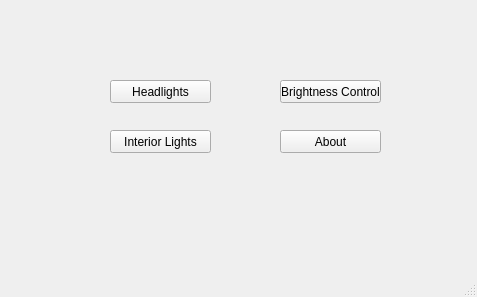
<?xml version="1.0" encoding="UTF-8"?>
<ui version="4.0">
 <class>MainWindow</class>
 <widget class="QMainWindow" name="MainWindow">
  <property name="geometry">
   <rect>
    <x>0</x>
    <y>0</y>
    <width>477</width>
    <height>297</height>
   </rect>
  </property>
  <property name="windowTitle">
   <string>MainWindow</string>
  </property>
  <widget class="QWidget" name="centralwidget">
   <widget class="QPushButton" name="pushButton">
    <property name="geometry">
     <rect>
      <x>110</x>
      <y>80</y>
      <width>101</width>
      <height>23</height>
     </rect>
    </property>
    <property name="styleSheet">
     <string notr="true">alternate-background-color: rgb(255, 251, 130);</string>
    </property>
    <property name="text">
     <string>Headlights</string>
    </property>
   </widget>
   <widget class="QPushButton" name="pushButton_2">
    <property name="geometry">
     <rect>
      <x>280</x>
      <y>80</y>
      <width>101</width>
      <height>23</height>
     </rect>
    </property>
    <property name="text">
     <string>Brightness Control</string>
    </property>
   </widget>
   <widget class="QPushButton" name="pushButton_3">
    <property name="geometry">
     <rect>
      <x>110</x>
      <y>130</y>
      <width>101</width>
      <height>23</height>
     </rect>
    </property>
    <property name="text">
     <string>Interior Lights</string>
    </property>
   </widget>
   <widget class="QPushButton" name="pushButton_4">
    <property name="geometry">
     <rect>
      <x>280</x>
      <y>130</y>
      <width>101</width>
      <height>23</height>
     </rect>
    </property>
    <property name="text">
     <string>About</string>
    </property>
   </widget>
  </widget>
  <widget class="QMenuBar" name="menubar">
   <property name="geometry">
    <rect>
     <x>0</x>
     <y>0</y>
     <width>477</width>
     <height>21</height>
    </rect>
   </property>
  </widget>
  <widget class="QStatusBar" name="statusbar"/>
 </widget>
 <resources/>
 <connections/>
</ui>
